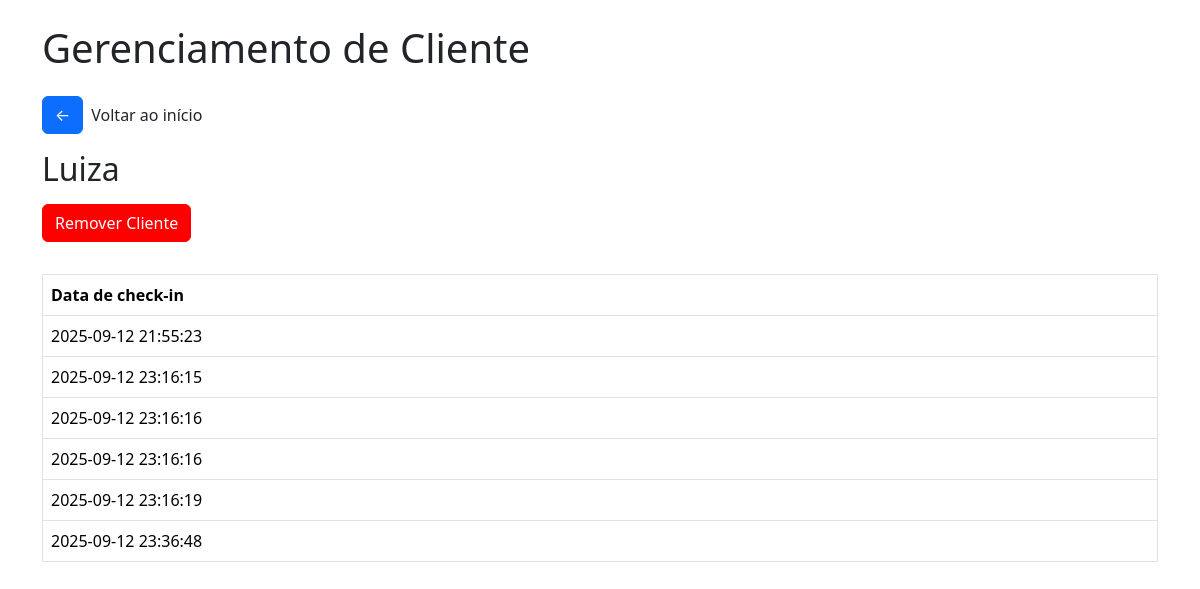
Page /clientemassagem/2 on the earlier database version.
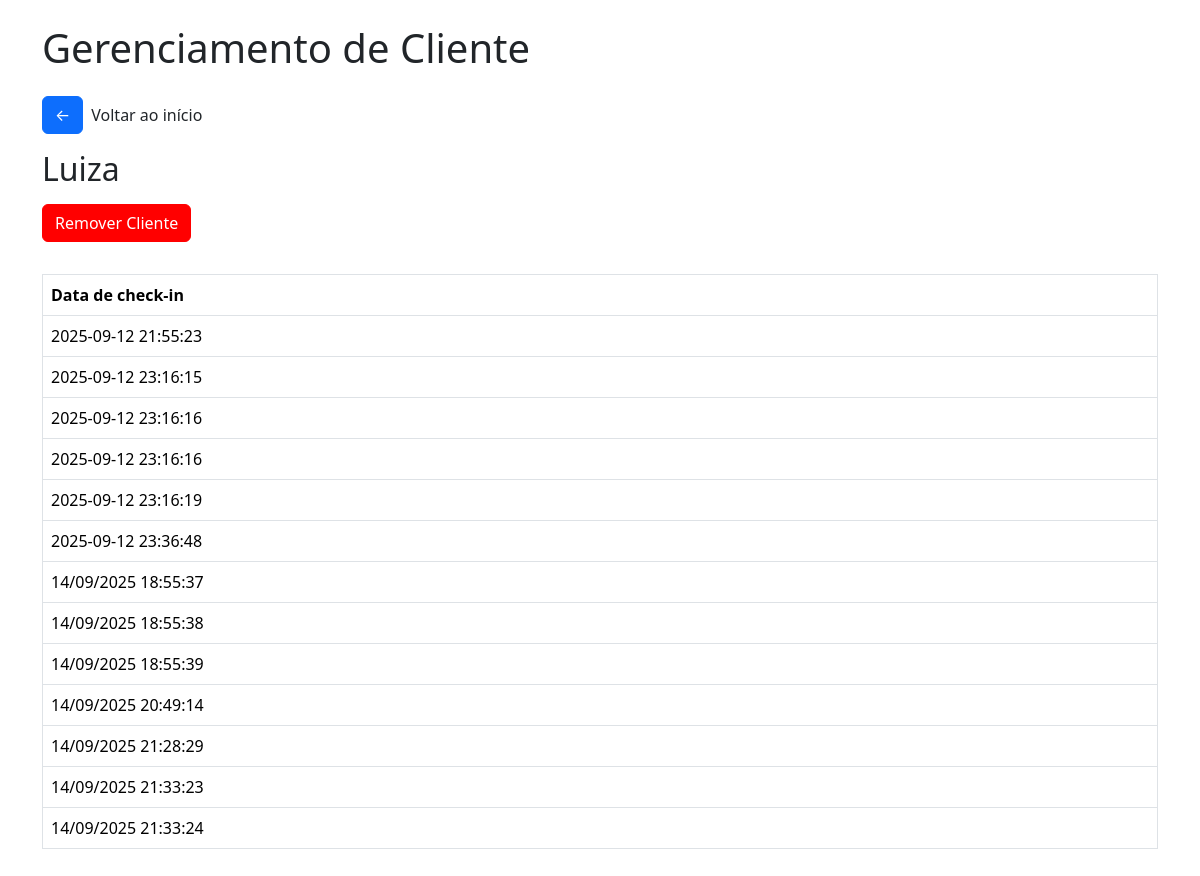
Same page on the later database version.
### tables this page shows
CREATE TABLE clientes_massagem (
        id INTEGER PRIMARY KEY AUTOINCREMENT,
        nome TEXT NOT NULL,
        status_massagem BOOLEAN DEFAULT FALSE,
        checkins_massagem INTEGER DEFAULT 0
    );

CREATE TABLE checkins_massagem (
        id INTEGER PRIMARY KEY AUTOINCREMENT,
        cliente_id INTEGER,
        data TEXT,
        FOREIGN KEY(cliente_id) REFERENCES clientes(id)
    );

### app/views.py (the view)
@app.route('/clientemassagem/<int:cliente_id>')
def cliente_massagem(cliente_id):
    conn = get_db_connection()
    cliente = conn.execute("SELECT * FROM clientes_massagem WHERE id = ?", (cliente_id,)).fetchone()
    checkins = conn.execute("SELECT * FROM checkins_massagem WHERE cliente_id = ?", (cliente_id,))
    return render_template('cliente.html', cliente=cliente, checkins=checkins)

### app/views.py (called while the page is built)
def get_db_connection():
    conn = sqlite3.connect('checkins.db')
    conn.row_factory = sqlite3.Row
    return conn

### app/templates/cliente.html (shortened to what this page needs)
<!DOCTYPE html>
<html lang="pt-br">
<head>
    <link href="https://cdn.jsdelivr.net/npm/bootstrap@5.3.2/dist/css/bootstrap.min.css" rel="stylesheet">
    <link rel="stylesheet" href="{{url_for('static', filename='css/style.css')}}">
    <link rel="stylesheet" href="{{url_for('static', filename='css/modal.css')}}">
</head>
<body>
    <div class="container">
        <h1 class="mb-4">
            Gerenciamento de Cliente
        </h1>
        <div class="box-btn-home">
            <a href="/" class="btn btn-primary btn-home">&#x2190</a>
            <p>Voltar ao início</p>
        </div>
        <h2 class="mb-3">
            {{cliente.nome}}
        </h2>
        <button class="btn btn-primary btn-remover" id="openModal">Remover Cliente</button>
        <table class="table table-bordered table-checkin">
            <thead>
                <tr>
                <th>Data de check-in</th>
                </tr>
            </thead>
            <tbody>
                {% for checkin in checkins %}
                <tr>
                <td>{{ checkin.data }}</td>
                </tr>
                {% endfor %}
            </tbody>
        </table>
</body>
</html>

### app/static/css/style.css (style rules this page uses)
body { padding: 24px; }
a { text-decoration: none; }
.btn-remover { background-color: red; border-color: red; }
.btn-home { margin-bottom: 16px; margin-right: 8px; }
.box-btn-home { width: 100%; display: flex; justify-content: start; align-items: center; }
.table-checkin { margin-top: 32px; }

Differences in the rows shown:
added checkins_massagem: data "14/09/2025 18:55:37"
added checkins_massagem: data "14/09/2025 18:55:38"
added checkins_massagem: data "14/09/2025 18:55:39"
added checkins_massagem: data "14/09/2025 20:49:14"
added checkins_massagem: data "14/09/2025 21:28:29"
added checkins_massagem: data "14/09/2025 21:33:23"
added checkins_massagem: data "14/09/2025 21:33:24"
